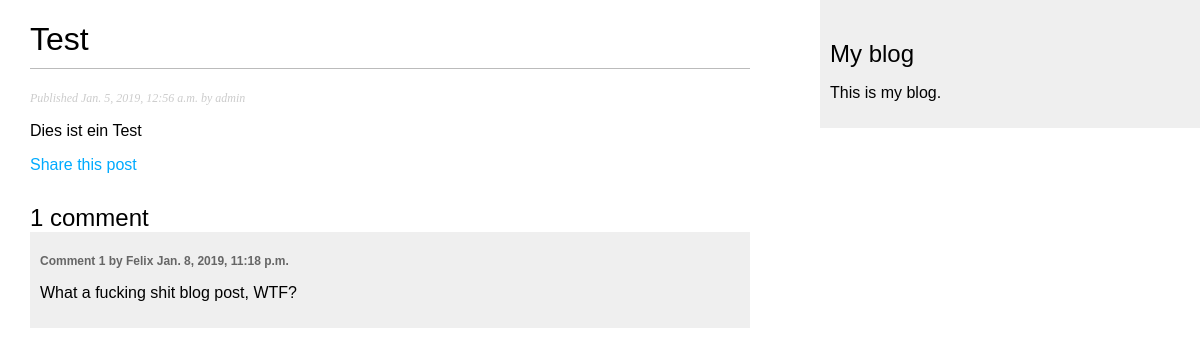
/blog/2019/1/5/test/, run on the app's committed database.
### blog/models.py (models this page shows, shortened)
class Post(models.Model):
    STATUS_CHOICES = (
        ('draft', 'Draft'),
        ('published', 'Published'),
    )
    title = models.CharField(max_length=250)
    slug = models.SlugField(max_length=250, unique_for_date='publish')
    author = models.ForeignKey(User, on_delete=models.CASCADE, related_name='blog_posts')
    body = models.TextField()
    publish = models.DateTimeField(default=timezone.now)
    created = models.DateTimeField(auto_now_add=True)
    updated = models.DateTimeField(auto_now=True)
    status = models.CharField(max_length=10, choices=STATUS_CHOICES, default='draft')
    objects = models.Manager()
    published = PublishedManager()
    class Meta:
        ordering = ('-publish',)

class Comment(models.Model):
    post = models.ForeignKey(Post, on_delete=models.CASCADE, related_name='comments')
    name = models.CharField(max_length=80)
    email = models.EmailField()
    body = models.TextField()
    created = models.DateTimeField(auto_now_add=True)
    updated = models.DateTimeField(auto_now=True)
    active = models.BooleanField(default=True)
    class Meta:
        ordering = ('created',)

### blog/views.py (the view)
# urls.py: path('<int:year>/<int:month>/<int:day>/<slug:post>/', views.post_detail, name='post_detail'),
def post_detail(request, year, month, day, post):
    post = get_object_or_404(Post, slug=post, status='published', publish__year=year, publish__month=month, publish__day=day)
    comments = post.comments.filter(active=True)
    new_comment = None
    if request.method == 'POST':
        comment_form = CommentForm(data=request.POST)
        if comment_form.is_valid():
            new_comment = comment_form.save(commit=False)
            new_comment.post = post
            new_comment.save()
    else:
        comment_form = CommentForm()
    return render(request, 'blog/post/detail.html', {'post': post, 'comments': comments, 'new_comment': new_comment, 'comment_form': comment_form})

### blog/templates/blog/post/detail.html (shortened to what this page needs)
{% extends "blog/base.html" %}
{% block content %}
  <h1>{{ post.title }}</h1>
  <p class="date">
    Published {{ post.publish }} by {{ post.author }}
  </p>
  {{ post.body|linebreaks }}
  <p>
    <a href="{% url "blog:post_share" post.id %}">
      Share this post
    </a>
  </p>
  {% with comments.count as total_comments %}
    <h2>
      {{ total_comments }} comment{{ total_comment|pluralize }}
    </h2>
  {% endwith %}
  {% for comment in comments %}
    <div class="comment">
        <p class="info">
            Comment {{ forloop.counter }} by {{ comment.name }}
            {{ comment.created }}
        </p>
        {{ comment.body|linebreaks }}
    </div>
    {% empty %}
      <p>There are no comments yet.</p>
  {% endfor %}
{% endblock %}

### blog/static/css/blog.css (style rules this page uses)
body { margin:0; padding:0; font-family:helvetica, sans-serif; }
a { color:#00abff; text-decoration:none; }
h1 { font-weight:normal; border-bottom:1px solid #bbb; padding:0 0 10px 0; }
h2 { font-weight:normal; margin:30px 0 0; }
p.date { color:#ccc; font-family: georgia, serif; font-size: 12px; font-style: italic; }
.comment { padding:10px; }
.comment:nth-child(even) { background:#efefef; }
.comment .info { font-weight:bold; font-size:12px; color:#666; }

### data on the page
Post: title "Test", publish "Jan. 5, 2019, 12:56 a.m.", author "admin", body "Dies ist ein Test"
Comment: name "Felix", created "Jan. 8, 2019, 11:18 p.m.", body "What a fucking shit blog post, WTF?"

### other printed values
{{ total_comments }} "1"
